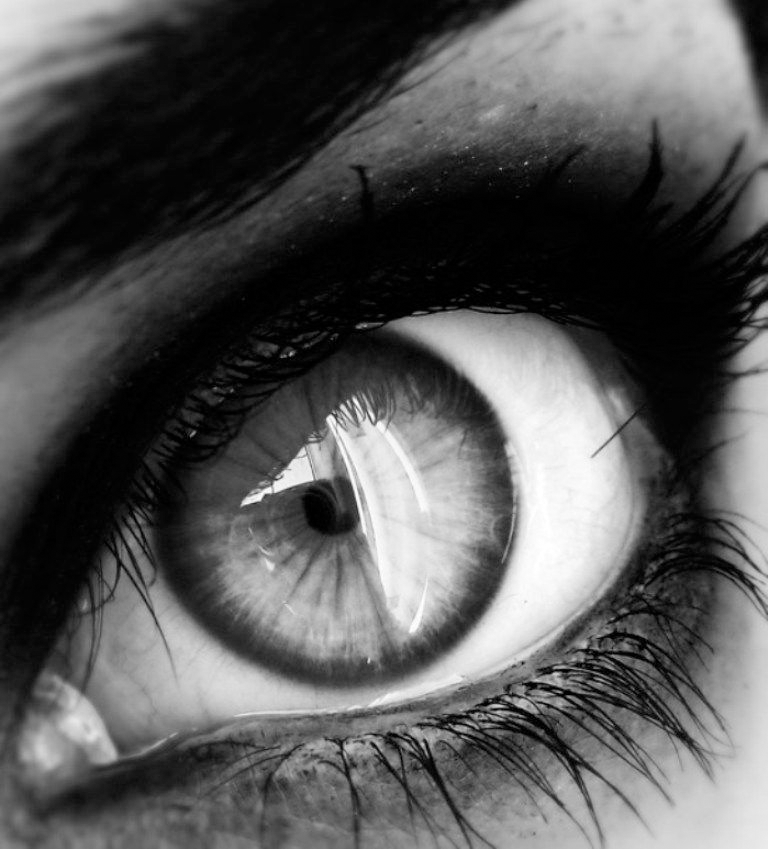
#> input picture pics/eye.png, 768 x 849 px
$ python lfsr_port_preview.py
#> lines starting #> are read from the running program, lines starting #| are printed output that depends on the picture; after the words box and inside, x2 and y2 are one past the last pixel; in counts of white or black regions, pixels touching at a corner belong together
#!/usr/bin/env python3
"""Side-by-side preview of R2 vs a specific LFSR seed at the as-shipped
asm pipeline parameters (MODE 0, 320x256 preview, gx*4 left-aligned, radii
{0,1,3,5}, 2048 iters, 5:4 aspect-correct preprocess).

The brute force in lfsr_brute.py rendered at the *old* asm pipeline
(MODE 4, radii {0,2,4,6}, no gx*5). This script re-renders the most
interesting LFSR find — seed (58372, 12530) on eye.png — under the
current pipeline to see if the diagonal-weave aesthetic survives.

Usage:
    python tools/lfsr_port_preview.py
    python tools/lfsr_port_preview.py --image pics/face.png --seed 58372 12530
"""
import argparse
from pathlib import Path

import numpy as np
from PIL import Image

REPO = Path(__file__).resolve().parent.parent

XINC = 0xC142
YINC = 0x91DF
LFSR_TAP = 0xB400  # high-byte tap 0xB4, max-length

ITERS = 2048
RADIUS_LUT = (0, 1, 3, 5)  # cell value -> pixel radius
CELL_SIZE = 16             # 16x16 cells
LEVELS = 4                 # 4 darkness levels (2 bpp)
PREVIEW_W = 320            # MODE 0 in physical 5:4 aspect terms
PREVIEW_H = 256
LEGACY = [False]           # mutated by --legacy


def r2_sequence(n):
    xacc, yacc = 0, 0
    xs = np.empty(n, dtype=np.uint8)
    ys = np.empty(n, dtype=np.uint8)
    for i in range(n):
        xacc = (xacc + XINC) & 0xFFFF
        yacc = (yacc + YINC) & 0xFFFF
        xs[i] = xacc >> 8
        ys[i] = yacc >> 8
    return xs, ys


def build_lfsr_cycle(tap=LFSR_TAP):
    """Return the full 65535-long hi-byte cycle of the Galois LFSR (state=1 start)."""
    cyc = np.empty(65535, dtype=np.uint8)
    s = 1
    for i in range(65535):
        cyc[i] = s >> 8
        out = s & 1
        s >>= 1
        if out:
            s ^= tap
    return cyc


def lfsr_sequence(n, x_off, y_off, cycle=None):
    """One shared LFSR cycle read at two phase offsets.

    This is how the brute force works (not two independent LFSRs!): a single
    65535-long sequence of hi-bytes is sampled with x_off and y_off as start
    indices, so x[i] = cycle[(x_off + i) % L], y[i] = cycle[(y_off + i) % L].
    The phase difference (x_off - y_off) determines the 2D path shape — this
    is what produces the diagonal-weave pattern.
    """
    if cycle is None:
        cycle = build_lfsr_cycle()
    L = len(cycle)
    idx = np.arange(n)
    xs = cycle[(x_off + idx) % L]
    ys = cycle[(y_off + idx) % L]
    return xs, ys


def load_darkness(img_path):
    """Legacy path: square 256x256 fit (no aspect correction)."""
    img = Image.open(img_path)
    if img.mode in ("RGBA", "LA", "P"):
        img = img.convert("RGBA")
        bg = Image.new("RGB", img.size, (255, 255, 255))
        bg.paste(img, mask=img.split()[-1])
        img = bg
    img = img.convert("L").resize((256, 256), Image.LANCZOS)
    arr = np.asarray(img, dtype=np.float64) / 255.0
    return 1.0 - arr


def load_darkness_5_4(img_path):
    """Square 256x256 fit (current asm: gx*4 left-aligned, no horizontal
    stretch, no centring — picture is logically square on screen).

    Kept under the historical name so the --legacy path's signature still
    works; behaviour is now identical to load_darkness().
    """
    img = Image.open(img_path)
    if img.mode in ("RGBA", "LA", "P"):
        img = img.convert("RGBA")
        bg = Image.new("RGB", img.size, (255, 255, 255))
        bg.paste(img, mask=img.split()[-1])
        img = bg
    img = img.convert("L")
    img = img.resize((256, 256), Image.LANCZOS)
    arr = np.asarray(img, dtype=np.float64) / 255.0
    return 1.0 - arr  # darkness


def build_cells(dark):
    """Downsample dark map to CELL_SIZE x CELL_SIZE and quantise to LEVELS.

    Returns an int8 array, value 0..LEVELS-1 where 0=light, LEVELS-1=dark
    (i.e. r=0 skip, r=5 biggest).
    """
    H, W = dark.shape
    by = H // CELL_SIZE
    bx = W // CELL_SIZE
    binned = dark[:by * CELL_SIZE, :bx * CELL_SIZE].reshape(
        CELL_SIZE, by, CELL_SIZE, bx).mean(axis=(1, 3))
    q = np.clip(np.round(binned * (LEVELS - 1)), 0, LEVELS - 1).astype(np.int32)
    return q


def disc_mask(r):
    if r <= 0:
        return np.ones((1, 1), dtype=bool)
    yy, xx = np.ogrid[-r:r + 1, -r:r + 1]
    return (xx * xx + yy * yy) <= r * r + r


def stamp(xs, ys, radii, W, H):
    max_r = int(radii.max()) if len(radii) else 0
    masks = {r: disc_mask(r) for r in range(max_r + 1)}
    ink = np.zeros((H, W), dtype=bool)
    plotted = 0
    for x, y, r in zip(xs, ys, radii):
        r = int(r)
        if r <= 0:
            continue
        plotted += 1
        m = masks[r]
        x0, y0 = int(x) - r, int(y) - r
        sx0 = max(0, -x0); sy0 = max(0, -y0)
        dx0 = max(0, x0);  dy0 = max(0, y0)
        ex = min(W, x0 + m.shape[1]); ey = min(H, y0 + m.shape[0])
        if ex <= dx0 or ey <= dy0:
            continue
        sub = m[sy0:sy0 + (ey - dy0), sx0:sx0 + (ex - dx0)]
        ink[dy0:ey, dx0:ex] |= sub
    return ink, plotted


def render(xs, ys, cells):
    """Apply the on-device algorithm: cell lookup -> radius -> stamp with gx*5."""
    # BBC y=0 at bottom; the asm reads cell from py (untransformed) but plots
    # at flipped y. Mirror for preview to match emulator orientation.
    ys_flipped = (255 - ys.astype(np.int32)).astype(np.uint8)
    iy = (ys_flipped.astype(np.int32) * CELL_SIZE) // 256
    ix = (xs.astype(np.int32) * CELL_SIZE) // 256
    cell_vals = cells[iy, ix]
    lut = np.asarray(RADIUS_LUT, dtype=np.int32)
    radii = lut[np.clip(cell_vals, 0, len(lut) - 1)]
    if LEGACY[0]:
        # old asm: no gx stretch; render at 256x256 (matches brute force output).
        return stamp(xs, ys_flipped, radii, 256, 256)
    # VDU 29 origin shift (+130 logical = +32 preview pixels at 320-wide canvas)
    gx_pixels = xs.astype(np.int32) + 32
    return stamp(gx_pixels, ys_flipped, radii, PREVIEW_W, PREVIEW_H)


def main():
    ap = argparse.ArgumentParser()
    ap.add_argument("--image", default=str(REPO / "pics/eye.png"))
    ap.add_argument("--seed", nargs=2, type=int, default=[58372, 12530],
                    metavar=("XOFF", "YOFF"),
                    help="phase offsets into the shared 65535-long LFSR cycle. "
                         "(Brute force calls these 'seeds' but they're "
                         "actually offsets — see lfsr_sequence().)")
    ap.add_argument("--out", default=str(REPO / "out_lfsr_port"))
    ap.add_argument("--legacy", action="store_true",
                    help="use old asm params (radii {0,2,4,6}, no gx*5) for "
                         "a direct comparison with the brute-force-era output.")
    args = ap.parse_args()

    if args.legacy:
        global RADIUS_LUT
        RADIUS_LUT = (0, 2, 4, 6)
        LEGACY[0] = True

    out_dir = Path(args.out)
    out_dir.mkdir(parents=True, exist_ok=True)
    stem = Path(args.image).stem

    print(f">> loading {args.image}  (legacy={args.legacy})")
    dark = load_darkness(args.image) if args.legacy else load_darkness_5_4(args.image)
#> in load_darkness_5_4, img is the input picture: PIL image 768x849 RGB; mean R, G, B 87, 87, 87
#> in load_darkness_5_4, `img = img.resize((256, 256), Image.LANCZOS)`:
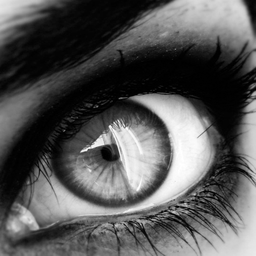
#> img: PIL image 256x256 L; min 0, max 255, mean 87
#> in load_darkness_5_4, `return 1.0 - arr`:
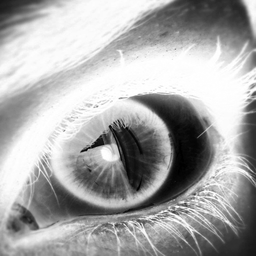
#> returned value: shape (256, 256) float64; min 0, max 1, mean 0.659
    cells = build_cells(dark)
    print(f"   cells (16x16, 0=light, {LEVELS-1}=dark):")
    for row in cells:
        print("     " + " ".join(str(v) for v in row))
#> this loop made 16 passes
#> row on passes 1 to 12: [1, 1, 2, 2, 3, 3, 3, 3, 3, 2, 1, 1, 1, 1, 1, 2], [1, 2, 3, 3, 3, 3, 3, 3, 2, 1, 1, 1, 1, 1, 1, 1], [2, 3, 3, 3, 3, 3, 3, 2, 2, 2, 2, 2, 2, 2, 2, 1], [3, 3, 3, 3, 3, 3, 2, 3, 3, 3, 3, 3, 3, 3, 2, 2], [3, 3, 3, 3, 2, 3, 3, 3, 3, 3, 3, 3, 3, 3, 3, 3], [3, 2, 2, 2, 3, 3, 3, 3, 3, 3, 3, 3, 3, 3, 3, 3], [2, 2, 2, 3, 3, 3, 3, 3, 2, 1, 1, 1, 3, 3, 3, 2], [2, 2, 3, 3, 3, 3, 2, 2, 2, 2, 1, 0, 1, 3, 3, 1], [2, 3, 3, 3, 3, 2, 1, 1, 1, 1, 1, 0, 1, 2, 3, 1], [3, 3, 3, 3, 2, 2, 2, 1, 0, 1, 2, 0, 0, 2, 3, 1], [3, 3, 2, 3, 2, 1, 2, 1, 0, 1, 1, 0, 1, 2, 3, 2], [3, 3, 2, 1, 2, 1, 1, 1, 1, 2, 1, 0, 2, 2, 2, 1]
#|      1 1 2 2 3 3 3 3 3 2 1 1 1 1 1 2
#|      1 2 3 3 3 3 3 3 2 1 1 1 1 1 1 1
#|      2 3 3 3 3 3 3 2 2 2 2 2 2 2 2 1
#|      3 3 3 3 3 3 2 3 3 3 3 3 3 3 2 2
#|      3 3 3 3 2 3 3 3 3 3 3 3 3 3 3 3
#|      3 2 2 2 3 3 3 3 3 3 3 3 3 3 3 3
#|      2 2 2 3 3 3 3 3 2 1 1 1 3 3 3 2
#|      2 2 3 3 3 3 2 2 2 2 1 0 1 3 3 1
#> (further printed lines are left out)

    print(f">> rendering R2 (XINC={XINC:04X}, YINC={YINC:04X}) x {ITERS} iters")
    r2_xs, r2_ys = r2_sequence(ITERS)
    r2_ink, r2_plot = render(r2_xs, r2_ys, cells)
#> in render, `cell_vals = cells[iy, ix]`: cell_vals = 2048 values, max 3 at index 0, min 0 at index 5, mean 2.03
#> in render, `radii = lut[np.clip(cell_vals, 0, len(lut) - 1)]`: radii = 2048 values, max 5 at index 0, min 0 at index 5, mean 3.09
#> in stamp, `max_r = int(radii.max()) if len(radii) else 0`: max_r = 5
#> the loop in stamp, `for x, y, r in zip(xs, ys, radii):` made 2048 passes
#> (x, y, r, x0, y0, sy0, dx0, dy0) on passes 1 to 3: (225, 110, 5, 220, 105, 0, 220, 105), (162, 220, 1, 161, 219, 0, 161, 219), (99, 74, 3, 96, 71, 0, 96, 71)
#> after the loop in stamp, `for x, y, r in zip(xs, ys, radii):`:
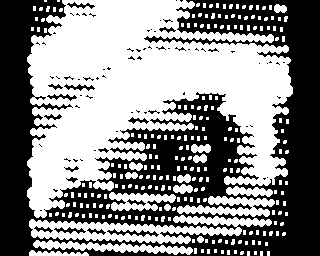
#> ink: shape (256, 320) bool; 53.5% white; 79 black regions (62 under 20 px), largest, box (x1, y1, x2, y2) and area: (0, 0, 320, 256) 36713, (107, 229, 159, 237) 162, (54, 227, 86, 234) 100
#> after the loop in stamp, `for x, y, r in zip(xs, ys, radii):`: plotted = 1976
#> r2_plot = 1976
    print(f"   plotted {r2_plot} / {ITERS} dots (rest were cell=0 skips)")
#|    plotted 1976 / 2048 dots (rest were cell=0 skips)

    xoff, yoff = args.seed
    print(f">> rendering LFSR (tap {LFSR_TAP:04X}, offsets x={xoff}, y={yoff},"
          f" phase diff {(xoff - yoff) % 65535}) x {ITERS} iters")
    lfsr_xs, lfsr_ys = lfsr_sequence(ITERS, xoff, yoff)
    lfsr_ink, lfsr_plot = render(lfsr_xs, lfsr_ys, cells)
#> call 2 of stamp, with xs = array of shape (2048,), ys = array of shape (2048,), radii = array of shape (2048,), W = 320, H = 256
#> in stamp (call 2), `masks = {r: disc_mask(r) for r in range(max_r + 1)}`: masks = 6 items
#> the loop in stamp (call 2), `for x, y, r in zip(xs, ys, radii):` made 2048 passes
#> (x, y, r) on passes 6, 12, 13: (220, 157, 0), (234, 3, 1), (133, 129, 1)
#> after the loop in stamp (call 2), `for x, y, r in zip(xs, ys, radii):`:
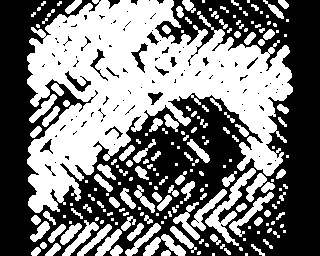
#> ink: shape (256, 320) bool; 47.9% white; 198 white regions (94 under 20 px), largest, box (x1, y1, x2, y2) and area: (27, 0, 293, 213) 27546, (205, 168, 256, 246) 879, (229, 192, 274, 237) 429
    print(f"   plotted {lfsr_plot} / {ITERS} dots")
#|    plotted 1977 / 2048 dots

    def to_img(ink):
        return np.where(ink, 0, 255).astype(np.uint8)

    r2_img = to_img(r2_ink)
    lfsr_img = to_img(lfsr_ink)
    H, W = r2_img.shape
    pad = 8
    comp = np.full((H, 2 * W + pad), 255, dtype=np.uint8)
    comp[:, :W] = r2_img
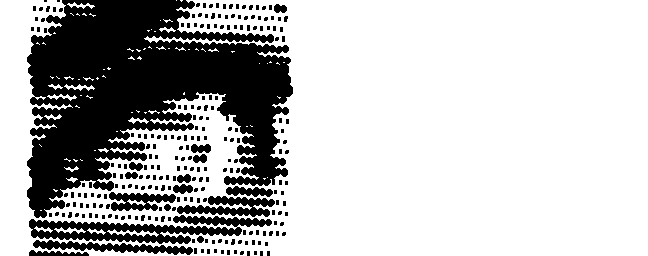
#> comp: shape (256, 648); 73.6% white; 240 black regions (216 under 20 px), largest, box (x1, y1, x2, y2) and area: (27, 0, 293, 218) 33123, (29, 215, 272, 244) 3301, (177, 196, 275, 217) 1116
    comp[:, W + pad:] = lfsr_img
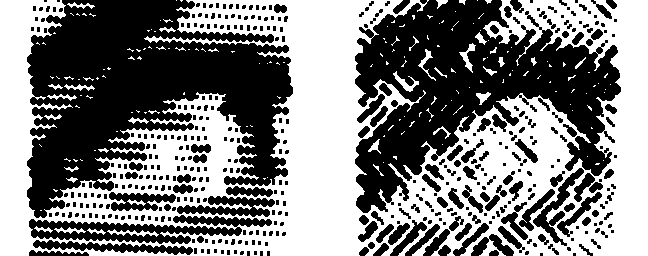
#> comp: shape (256, 648); 49.9% white; 174 white regions (140 under 20 px), largest, box (x1, y1, x2, y2) and area: (0, 0, 648, 256) 79957, (393, 71, 419, 92) 166, (107, 229, 159, 237) 162

    Image.fromarray(r2_img, "L").save(out_dir / f"{stem}_r2.png")
    Image.fromarray(lfsr_img, "L").save(out_dir / f"{stem}_lfsr.png")
    Image.fromarray(comp, "L").save(out_dir / f"{stem}_compare.png")
    print(f">> wrote {out_dir}/{stem}_r2.png")
    print(f">> wrote {out_dir}/{stem}_lfsr.png")
    print(f">> wrote {out_dir}/{stem}_compare.png  (R2 | LFSR)")


if __name__ == "__main__":
    main()

$ run again, with pics/face.png copied over pics/eye.png
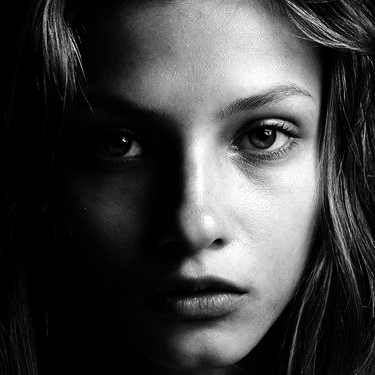
#> input picture pics/face.png, 375 x 375 px
#> in load_darkness_5_4, img is the input picture: PIL image 375x375 P; mean R, G, B 64.3, 64.3, 64.3
#> bg: PIL image 375x375 RGB; every value is 255
#> the loop in main, `for row in cells:` made 16 passes
#> row on passes 1 to 8: [3, 3, 3, 3, 3, 3, 2, 1, 1, 1, 1, 2, 2, 2, 3, 3], [3, 3, 2, 3, 3, 3, 2, 1, 1, 1, 0, 1, 2, 2, 2, 2], [3, 3, 2, 3, 3, 3, 2, 1, 1, 1, 0, 0, 1, 3, 3, 3], [3, 3, 3, 3, 3, 2, 2, 1, 1, 1, 0, 0, 1, 2, 3, 3], [3, 3, 3, 3, 3, 3, 2, 2, 1, 1, 2, 2, 1, 2, 3, 3], [3, 3, 3, 3, 3, 3, 3, 3, 1, 2, 3, 2, 2, 2, 3, 3], [3, 3, 3, 3, 3, 3, 3, 3, 0, 1, 2, 2, 1, 1, 3, 3], [3, 3, 3, 3, 3, 3, 3, 3, 1, 0, 1, 1, 0, 1, 2, 3]
#> (printed output is left out)
#> cell_vals = 2048 values, max 3 at index 2, min 0 at index 21, mean 2.3
#> radii = 2048 values, max 5 at index 2, min 0 at index 21, mean 3.67
#> max_r = 5
#> the loop in stamp, `for x, y, r in zip(xs, ys, radii):` made 2048 passes
#> (x, y, r, x0, y0, sy0, dx0, dy0) on passes 1 to 3: (225, 110, 1, 224, 109, 0, 224, 109), (162, 220, 3, 159, 217, 0, 159, 217), (99, 74, 5, 94, 69, 0, 94, 69)
#> after the loop in stamp, `for x, y, r in zip(xs, ys, radii):`:
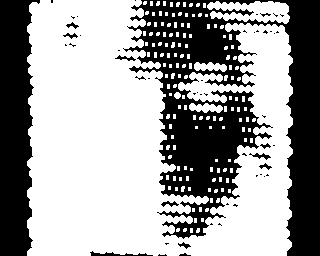
#> ink: shape (256, 320) bool; 62.2% white; 51 black regions (39 under 20 px), largest, box (x1, y1, x2, y2) and area: (123, 0, 320, 256) 22648, (0, 0, 40, 256) 7659, (90, 251, 153, 256) 136
#> after the loop in stamp, `for x, y, r in zip(xs, ys, radii):`: plotted = 1904
#|    plotted 1904 / 2048 dots (rest were cell=0 skips)
#> the loop in stamp (call 2), `for x, y, r in zip(xs, ys, radii):` made 2048 passes
#> (x, y, r) on passes 6, 13, 14: (220, 157, 0), (133, 129, 5), (82, 116, 5)
#|    plotted 1908 / 2048 dots
#> in main, `comp[:, W + pad:] = lfsr_img`:
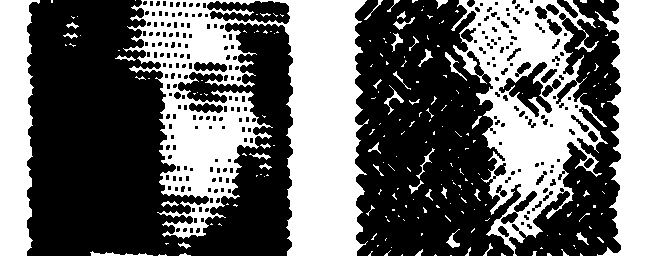
#> comp: shape (256, 648); 40.8% white; 210 white regions (168 under 20 px), largest, box (x1, y1, x2, y2) and area: (123, 0, 369, 256) 32488, (451, 0, 608, 256) 16587, (595, 0, 648, 256) 8211

$ run again, with pics/Mandarin.duck.arp.png copied over pics/eye.png
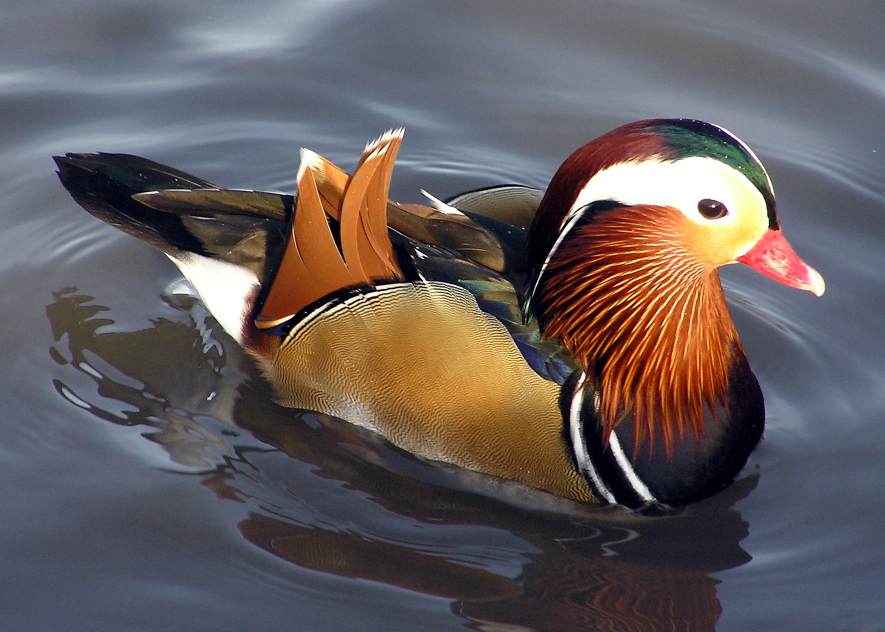
#> input picture pics/Mandarin.duck.arp.png, 1770 x 1264 px (shown at 1/2 size)
#> in load_darkness_5_4, img is the input picture: PIL image 1770x1264 RGBA; mean R, G, B, A 100.3, 92.2, 92.9, 255
#> the loop in main, `for row in cells:` made 16 passes
#> row on passes 1 to 8: [2, 2, 2, 1, 1, 1, 2, 2, 2, 2, 2, 2, 2, 2, 2, 2], [2, 2, 2, 1, 1, 2, 2, 2, 2, 2, 2, 2, 2, 2, 2, 2], [2, 2, 2, 2, 2, 2, 2, 2, 2, 2, 1, 1, 1, 2, 2, 2], [2, 1, 1, 2, 2, 1, 2, 1, 2, 2, 2, 2, 2, 1, 1, 2], [2, 3, 3, 2, 2, 1, 1, 2, 2, 2, 2, 0, 0, 1, 2, 2], [2, 2, 3, 2, 2, 2, 2, 2, 2, 3, 2, 2, 1, 1, 2, 2], [1, 2, 2, 2, 2, 2, 2, 2, 2, 3, 2, 2, 1, 1, 1, 2], [2, 2, 2, 1, 1, 2, 2, 1, 2, 2, 2, 2, 1, 2, 1, 2]
#> (printed output is left out)
#> cell_vals = 2048 values, max 3 at index 8, min 0 at index 102, mean 1.9
#> radii = 2048 values, max 5 at index 8, min 0 at index 102, mean 2.81
#> max_r = 5
#> the loop in stamp, `for x, y, r in zip(xs, ys, radii):` made 2048 passes
#> (x, y, r, x0, y0, dx0, dy0, ex) on passes 1 to 3: (225, 110, 1, 224, 109, 224, 109, 227), (162, 220, 3, 159, 217, 159, 217, 166), (99, 74, 3, 96, 71, 96, 71, 103)
#> after the loop in stamp, `for x, y, r in zip(xs, ys, radii):`:
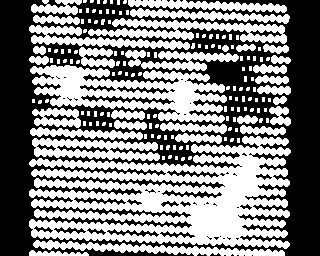
#> ink: shape (256, 320) bool; 50.8% white; 63 black regions (42 under 20 px), largest, box (x1, y1, x2, y2) and area: (0, 0, 320, 256) 37885, (81, 95, 175, 105) 316, (162, 190, 222, 198) 193
#> after the loop in stamp, `for x, y, r in zip(xs, ys, radii):`: plotted = 2027
#|    plotted 2027 / 2048 dots (rest were cell=0 skips)
#> the loop in stamp (call 2), `for x, y, r in zip(xs, ys, radii):` made 2048 passes
#> (x, y, r) on passes 8 to 10: (187, 189, 3), (109, 106, 3), (178, 181, 3)
#|    plotted 2030 / 2048 dots
#> in main, `comp[:, W + pad:] = lfsr_img`:
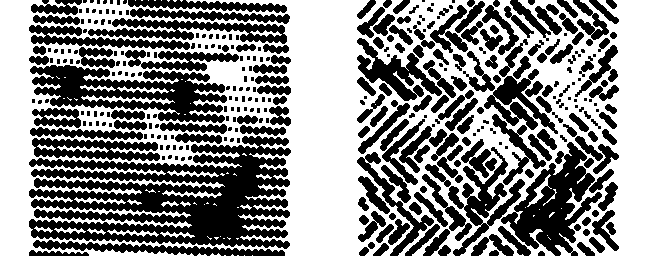
#> comp: shape (256, 648); 53.2% white; 345 black regions (166 under 20 px), largest, box (x1, y1, x2, y2) and area: (29, 136, 291, 249) 17165, (30, 65, 227, 123) 5853, (501, 142, 602, 256) 4845

$ run again, with pics/baboon.png copied over pics/eye.png
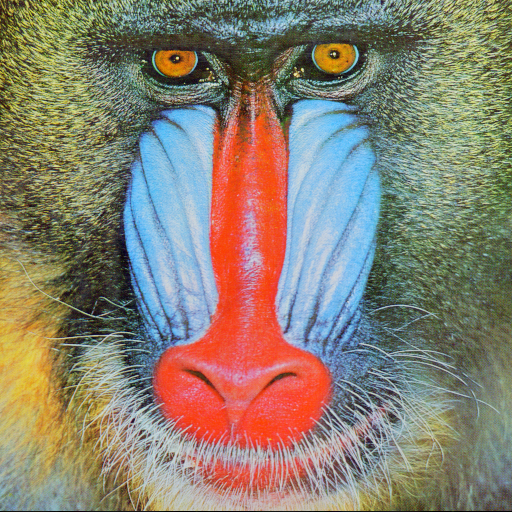
#> input picture pics/baboon.png, 512 x 512 px
#> in load_darkness_5_4, img is the input picture: PIL image 512x512 RGB; mean R, G, B 137.4, 128.9, 113.1
#> the loop in main, `for row in cells:` made 16 passes
#> row on passes 1 to 8: [2, 1, 1, 2, 2, 2, 2, 2, 2, 2, 2, 2, 2, 1, 1, 2], [2, 1, 2, 2, 2, 2, 2, 2, 2, 2, 2, 2, 2, 2, 1, 2], [2, 1, 1, 2, 2, 2, 2, 2, 2, 2, 2, 2, 2, 1, 1, 1], [2, 1, 1, 2, 2, 2, 2, 2, 2, 1, 1, 2, 2, 1, 1, 1], [2, 1, 1, 2, 2, 1, 1, 2, 1, 1, 1, 1, 2, 1, 1, 1], [2, 2, 1, 2, 1, 1, 1, 1, 1, 1, 1, 1, 1, 1, 1, 2], [2, 2, 2, 2, 1, 1, 1, 1, 1, 1, 1, 1, 2, 1, 1, 2], [2, 2, 2, 2, 1, 1, 1, 1, 1, 1, 1, 1, 2, 2, 2, 2]
#> (printed output is left out)
#> cell_vals = 2048 values, max 2 at index 0, min 1 at index 3, mean 1.49
#> radii = 2048 values, max 3 at index 0, min 1 at index 3, mean 1.98
#> max_r = 3
#> the loop in stamp, `for x, y, r in zip(xs, ys, radii):` made 2048 passes
#> (x, y, r, x0, y0, sy0, dx0, dy0) on passes 1 to 3: (225, 110, 3, 222, 107, 0, 222, 107), (162, 220, 3, 159, 217, 0, 159, 217), (99, 74, 3, 96, 71, 0, 96, 71)
#> after the loop in stamp, `for x, y, r in zip(xs, ys, radii):`:
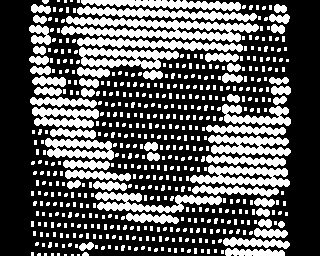
#> ink: shape (256, 320) bool; 35.3% white; 543 white regions (475 under 20 px), largest, box (x1, y1, x2, y2) and area: (61, 16, 259, 42) 2594, (190, 165, 290, 187) 1271, (79, 47, 179, 69) 1240
#> after the loop in stamp, `for x, y, r in zip(xs, ys, radii):`: plotted = 2048
#|    plotted 2048 / 2048 dots (rest were cell=0 skips)
#> the loop in stamp (call 2), `for x, y, r in zip(xs, ys, radii):` made 2048 passes
#> (x, y, r) on passes 4 to 6: (64, 29, 3), (48, 58, 1), (220, 157, 3)
#|    plotted 2048 / 2048 dots
#> in main, `comp[:, W + pad:] = lfsr_img`:
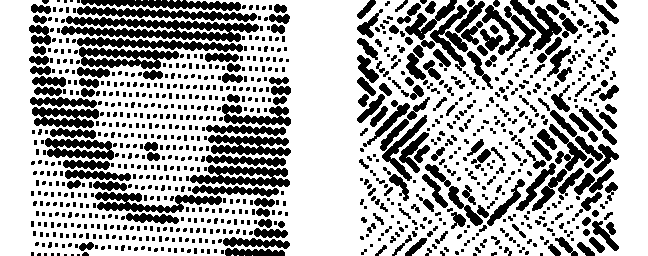
#> comp: shape (256, 648); 67.7% white; 956 black regions (690 under 20 px), largest, box (x1, y1, x2, y2) and area: (61, 16, 259, 42) 2594, (190, 165, 290, 187) 1271, (79, 47, 179, 69) 1240
